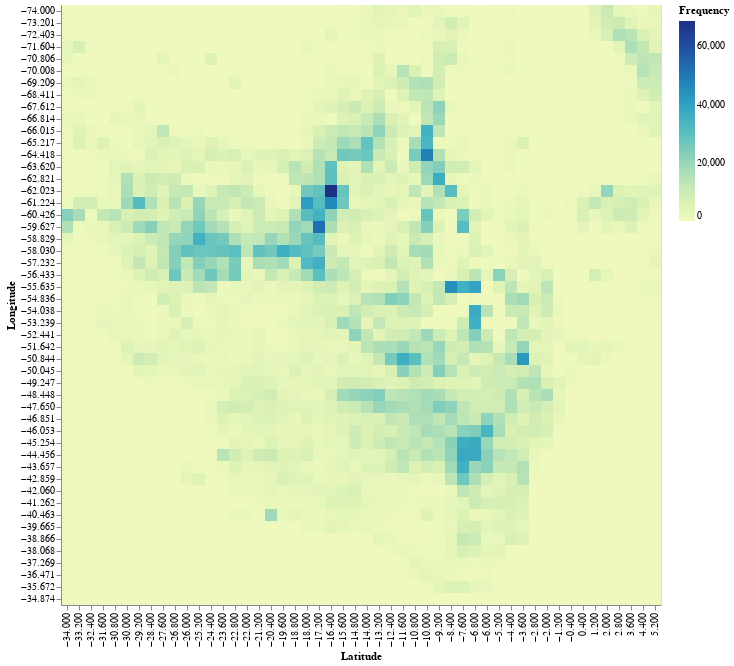

Notebook cell for this chart:
### Code cell
# Plot 2D histogram as heatmap.
heat_map = alt.Chart(xy_grid).mark_rect().encode(
    alt.X('x:O', title = 'Latitude', axis=alt.Axis(format='.3f')),
    alt.Y('y:O', title = 'Longitude', axis=alt.Axis(format='.3f')),
    alt.Color('val:Q', title = 'Frequency')
).properties(height=600, width=600)
#geo = alt.Chart(alt.topo_feature('south_america.json','countries')).mark_geoshape(fill='white',stroke='black')

heat_map

### Figure 1 — Vega-Lite specification as saved in the notebook (floating-point values rounded to 4 significant figures; data arrays with more than 128 entries replaced by an {"elided": "..."} marker saying what was removed)
{"config": {"view": {"continuousWidth": 400, "continuousHeight": 300}}, "data": {"name": "data-e11ffa2306232c27a1ee27f34c386d3b"}, "mark": "rect", "encoding": {"color": {"field": "val", "title": "Frequency", "type": "quantitative"}, "x": {"axis": {"format": ".3f"}, "field": "x", "title": "Latitude", "type": "ordinal"}, "y": {"axis": {"format": ".3f"}, "field": "y", "title": "Longitude", "type": "ordinal"}}, "height": 600, "width": 600, "$schema": "https://vega.github.io/schema/vega-lite/v4.17.0.json", "datasets": {"data-e11ffa2306232c27a1ee27f34c386d3b": {"elided": "2500 records"}}}
